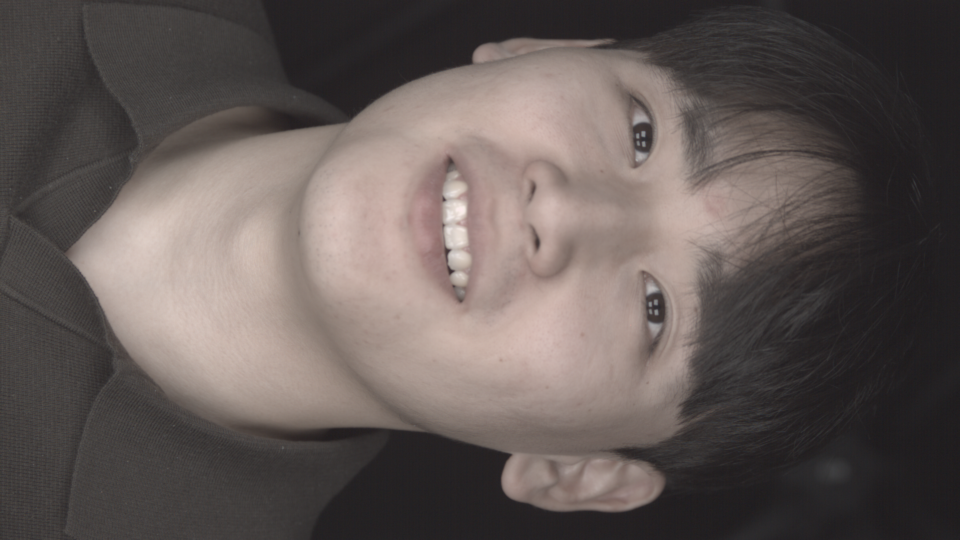
#> input picture src/optical_flow/image0.png, 1920 x 1080 px, found by its file name (shown at 1/2 size)
$ python opencv_detector_test.py
#> lines starting #> are read from the running program, lines starting #| are printed output that depends on the picture; after the words box and inside, x2 and y2 are one past the last pixel; in counts of white or black regions, pixels touching at a corner belong together
import cv2
import numpy as np

def distance(p1, p2):

    return np.sqrt((p1.pt[0] - p2.pt[0])**2 + (p1.pt[1] - p2.pt[1])**2)

# [39 lines left out: functions detect_circle, draw_circles, not called in this run]


img = cv2.imread("image0.png", 0)
#> img: shape (1080, 1920); min 23, max 241, mean 91.5

# [22 lines of commented-out code are left out]


img = cv2.imread("image0.png")
#> img is the input picture: shape (1080, 1920, 3); mean B, G, R 86.7, 89.5, 98.9

blurred_image = cv2.GaussianBlur(img, (15, 15), 0)

gray = cv2.cvtColor(blurred_image, cv2.COLOR_BGR2GRAY)

_, binary = cv2.threshold(gray, 100, 255, cv2.THRESH_BINARY)
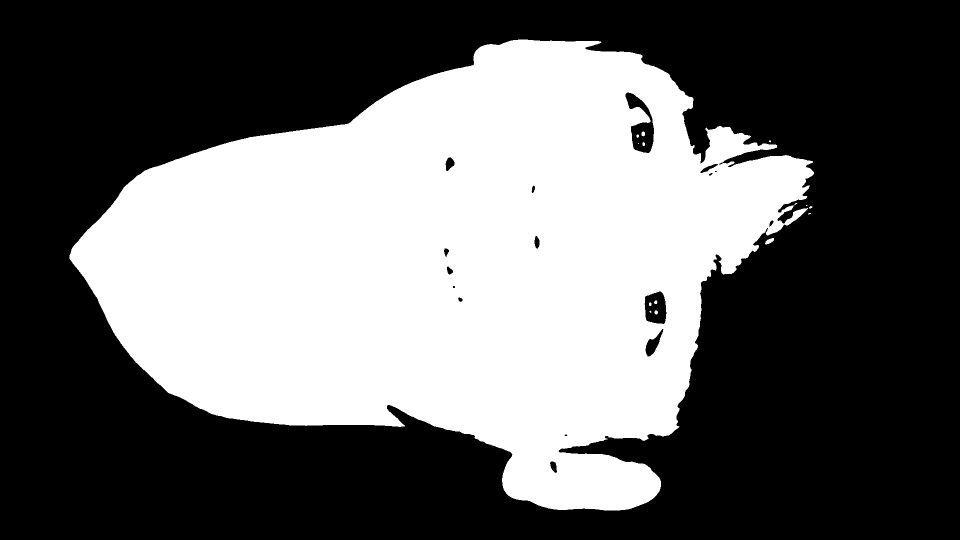
#> binary: shape (1080, 1920) (shown at 1/2 size); 40.2% white; 14 white regions (5 under 20 px), largest, box (x1, y1, x2, y2) and area: (139, 79, 1628, 1021) 832527, (1530, 476, 1548, 489) 134, (1283, 263, 1290, 273) 56

kernel = np.ones((5,5),np.uint8)
opening = cv2.morphologyEx(binary, cv2.MORPH_OPEN, kernel)
#> opening: shape (1080, 1920); 40.1% white; 9 white regions

contours, _ = cv2.findContours(opening, cv2.RETR_TREE, cv2.CHAIN_APPROX_SIMPLE)
#> contours = 24 contours, 3 with area under 20; largest, box (x1, y1, x2, y2) and area: (139, 79, 1627, 1021) 836873, (1250, 184, 1309, 307) 3561, (1288, 582, 1334, 649) 2428, (1290, 657, 1328, 714) 852, (1570, 417, 1612, 450) 477

for cnt in contours:
    area = cv2.contourArea(cnt)

    if area < 100:
        cv2.drawContours(img, [cnt], -1, (0, 255, 0), 3)
#> this loop made 24 passes
#> area on passes 1, 2, 3, 4, 5, 6, 7, 8, 9, 13, 14, 15: 101, 477, 28, 836873, 237, 20, 851.5, 66, 2428, 21.5, 141.5, 125.5
#> (cnt, area) on passes 10, 12: ([[1310, 622], [1310, 627], [1314, 627], [1314, 622]], 20), ([[1309, 602], [1309, 607], [1313, 607], [1313, 602]], 20)
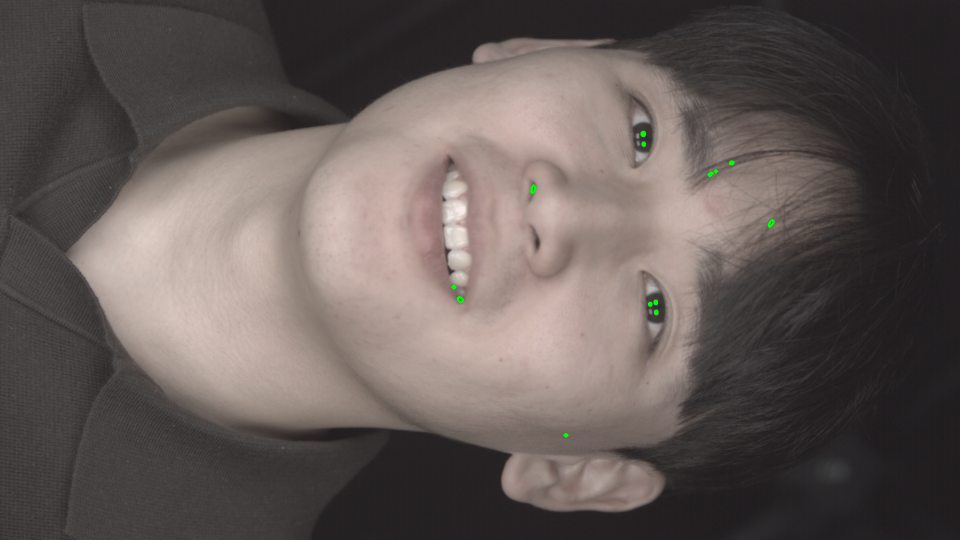
#> img: shape (1080, 1920, 3) (shown at 1/2 size); 0.06% of pixels changed, all inside (x1, y1, x2, y2) = (903, 262, 1550, 875)


cv2.imshow("image", img)
cv2.imshow("binary image", binary)
cv2.waitKey(0)
